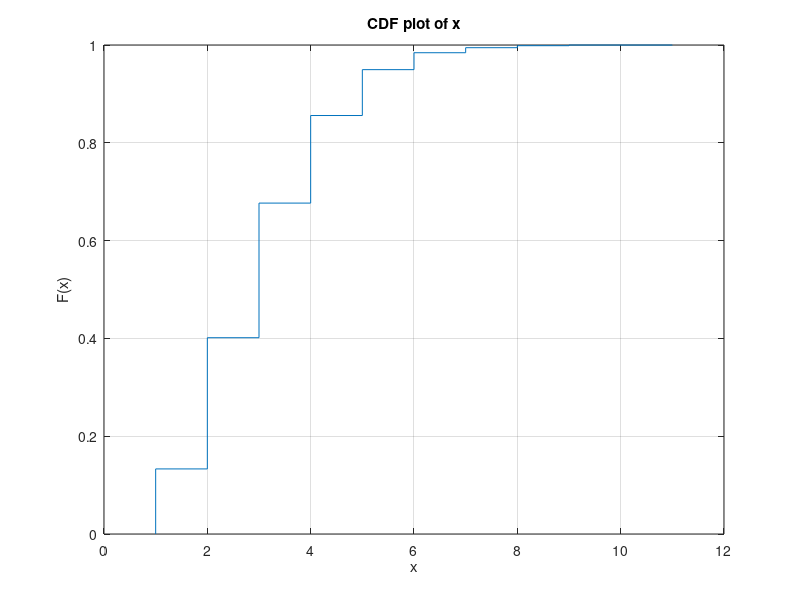

Write the MATLAB code that produced this figure. (Note: this script raises an error after producing the figure.)
present=importdata('q5.txt');
E=mean(present);
D=var(present);
cdfplot(present);
figure;
histogram(present,100,'Normalization','pdf')

%% ksdensity(present);